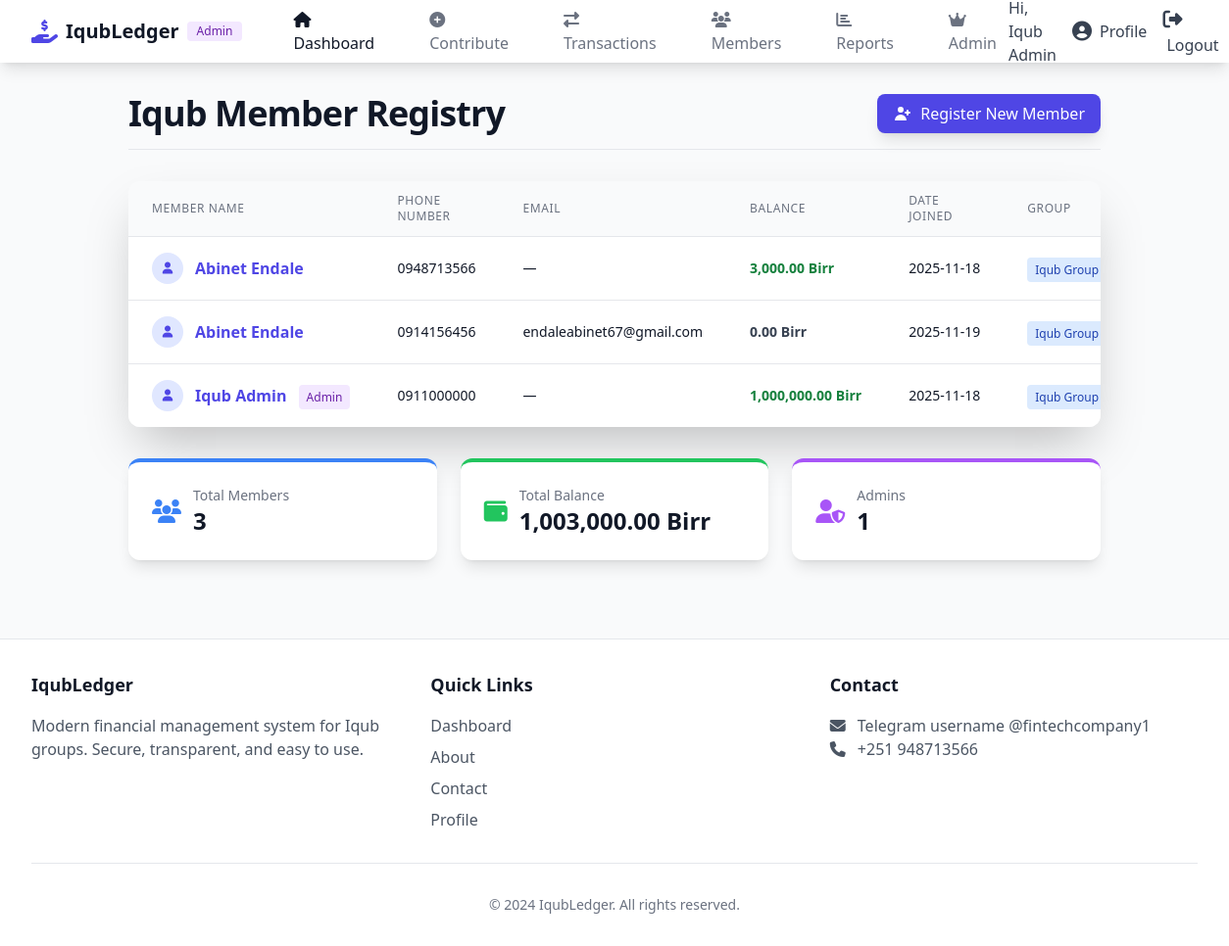
/members (signed in), run on the app's committed database.
### tables this page shows
CREATE TABLE users (
            id INTEGER PRIMARY KEY AUTOINCREMENT,
            name TEXT NOT NULL,
            phone TEXT UNIQUE NOT NULL,
            password TEXT NOT NULL,
            balance REAL DEFAULT 0,
            is_admin BOOLEAN DEFAULT 0,
            group_id INTEGER DEFAULT 1,
            created_at TIMESTAMP DEFAULT CURRENT_TIMESTAMP
        , email TEXT, reset_token TEXT, token_expiry REAL, totp_secret TEXT, twofa_enabled BOOLEAN DEFAULT 0);

CREATE TABLE groups (
            id INTEGER PRIMARY KEY AUTOINCREMENT,
            name TEXT NOT NULL UNIQUE,
            description TEXT,
            created_at TIMESTAMP DEFAULT CURRENT_TIMESTAMP
        );

### app.py (the view, shortened to what this page needs)
@app.route('/members')
@login_required
def members_list():
    conn = get_db()
    if session.get('is_admin'):
        members = conn.execute('''
            SELECT u.*, g.name as group_name
            FROM users u
            LEFT JOIN groups g ON u.group_id = g.id
            ORDER BY u.name
        ''').fetchall()
    conn.close()
    return render_template('members.html', members=members)

### app.py (called while the page is built)
def get_db():
    conn = sqlite3.connect(DB_PATH)
    conn.row_factory = sqlite3.Row
    return conn

def login_required(f):
    @wraps(f)
    def decorated_function(*args, **kwargs):
        if not session.get('user_id'):
            flash('Please login to access this page', 'error')
            return redirect('/login')
        return f(*args, **kwargs)
    return decorated_function

### templates/members.html (shortened to what this page needs)
{% extends "base.html" %}
{% block content %}
<div class="space-y-8">
    <header class="pb-4 border-b border-gray-200 flex justify-between items-center">
        <h1 class="text-4xl font-extrabold text-gray-900 tracking-tight">
            Iqub Member Registry
        </h1>
        {% if session.get('is_admin') %}
        <a href="{{ url_for('register') }}" class="bg-indigo-600 text-white px-4 py-2 rounded-lg hover:bg-indigo-700 shadow-lg flex items-center">
            <svg xmlns="http://www.w3.org/2000/svg" class="h-5 w-5 mr-2" viewBox="0 0 20 20" fill="currentColor">
                <path d="M8 9a3 3 0 100-6 3 3 0 000 6zM8 11a6 6 0 016 6H2a6 6 0 016-6zM16 7a1 1 0 10-2 0v1h-1a1 1 0 100 2h1v1a1 1 0 102 0v-1h1a1 1 0 100-2h-1V7z" />
            </svg>
            Register New Member
        </a>
        {% endif %}
    </header>
    <div class="bg-white shadow-2xl rounded-xl overflow-x-auto">
        {% if members %}
        <table class="min-w-full divide-y divide-gray-200">
            <thead class="bg-gray-50">
                <tr>
                    <th class="px-6 py-3 text-left text-xs font-medium text-gray-500 uppercase tracking-wider">Member Name</th>
                    <th class="px-6 py-3 text-left text-xs font-medium text-gray-500 uppercase tracking-wider">Phone Number</th>
                    <th class="px-6 py-3 text-left text-xs font-medium text-gray-500 uppercase tracking-wider">Email</th>
                    <th class="px-6 py-3 text-left text-xs font-medium text-gray-500 uppercase tracking-wider">Balance</th>
                    <th class="px-6 py-3 text-left text-xs font-medium text-gray-500 uppercase tracking-wider">Date Joined</th>
                    <th class="px-6 py-3 text-left text-xs font-medium text-gray-500 uppercase tracking-wider">Group</th>
                </tr>
            </thead>
            <tbody class="bg-white divide-y divide-gray-200">
                {% for member in members %}
                <tr class="hover:bg-gray-50 transition duration-150">
                    <td class="px-6 py-4 whitespace-nowrap">
                        <div class="flex items-center">
                            <div class="flex-shrink-0 h-8 w-8 bg-indigo-100 rounded-full flex items-center justify-center mr-3">
                                <i class="fas fa-user text-indigo-600 text-xs"></i>
                            </div>
                            <div>
                                <a href="{{ url_for('member_detail', member_id=member.id) }}" class="text-indigo-600 hover:text-indigo-800 font-bold">
                                    {{ member.name }}
                                </a>
                                {% if member.is_admin %}
                                <span class="ml-2 px-2 py-1 bg-purple-100 text-purple-800 text-xs font-medium rounded">
                                    Admin
                                </span>
                                {% endif %}
                            </div>
                        </div>
                    </td>
                    <td class="px-6 py-4 whitespace-nowrap text-sm text-gray-900">
                        {{ member.phone }}
                    </td>
                    <td class="px-6 py-4 whitespace-nowrap text-sm text-gray-900">
                        {{ member.email or '—' }}
                    </td>
                    <td class="px-6 py-4 whitespace-nowrap text-sm font-bold
                        {% if member.balance > 0 %}text-green-700{% else %}text-gray-700{% endif %}">
                        {{ "{:,.2f}".format(member.balance) }} Birr
                    </td>
                    <td class="px-6 py-4 whitespace-nowrap text-sm text-gray-900">
                        {{ member.date_joined[:10] if member.date_joined else member.created_at[:10] }}
                    </td>
                    <td class="px-6 py-4 whitespace-nowrap">
                        <span class="px-2 py-1 bg-blue-100 text-blue-800 text-xs font-medium rounded">
                            {{ member.group_name or 'Group ' + member.group_id|string }}
                        </span>
                    </td>
                </tr>
                {% endfor %}
            </tbody>
        </table>
        {% endif %}
    </div>
    <div class="grid grid-cols-1 md:grid-cols-3 gap-6 mt-8">
        <div class="bg-white p-6 rounded-xl shadow-lg border-t-4 border-blue-500">
            <div class="flex items-center">
                <i class="fas fa-users text-blue-500 text-2xl mr-3"></i>
                <div>
                    <p class="text-sm text-gray-500">Total Members</p>
                    <p class="text-2xl font-bold text-gray-900">{{ members|length }}</p>
                </div>
            </div>
        </div>
        <div class="bg-white p-6 rounded-xl shadow-lg border-t-4 border-green-500">
            <div class="flex items-center">
                <i class="fas fa-wallet text-green-500 text-2xl mr-3"></i>
                <div>
                    <p class="text-sm text-gray-500">Total Balance</p>
                    <p class="text-2xl font-bold text-gray-900">
                        {{ "{:,.2f}".format(members|sum(attribute='balance')) }} Birr
                    </p>
                </div>
            </div>
        </div>
        <div class="bg-white p-6 rounded-xl shadow-lg border-t-4 border-purple-500">
            <div class="flex items-center">
                <i class="fas fa-user-shield text-purple-500 text-2xl mr-3"></i>
                <div>
                    <p class="text-sm text-gray-500">Admins</p>
                    <p class="text-2xl font-bold text-gray-900">
                        {{ members|selectattr('is_admin')|list|length }}
                    </p>
                </div>
            </div>
        </div>
    </div>
</div>
{% endblock %}

### templates/base.html (shortened to what this page needs)
<!DOCTYPE html>
<html lang="en">
<head>
    <script src="https://cdn.tailwindcss.com"></script>
    <link rel="stylesheet" href="https://cdnjs.cloudflare.com/ajax/libs/font-awesome/6.4.0/css/all.min.css">
</head>
<body class="bg-gray-50 min-h-screen">
    {% if session.user_id %}
    <nav class="bg-white shadow-lg">
        <div class="max-w-7xl mx-auto px-4 sm:px-6 lg:px-8">
            <div class="flex justify-between h-16">
                <div class="flex items-center">
                    <a href="/dashboard" class="flex items-center space-x-2">
                        <i class="fas fa-hand-holding-usd text-indigo-600 text-2xl"></i>
                        <span class="text-xl font-bold text-gray-900">IqubLedger</span>
                        {% if session.is_admin %}
                        <span class="bg-purple-100 text-purple-800 text-xs font-medium px-2.5 py-0.5 rounded">
                            Admin
                        </span>
                        {% endif %}
                    </a>
                    <div class="hidden md:ml-10 md:flex md:space-x-8">
                        <a href="/dashboard" class="text-gray-900 hover:text-indigo-600 px-3 py-2 font-medium">
                            <i class="fas fa-home mr-1"></i> Dashboard
                        </a>
                        <a href="/contribute" class="text-gray-500 hover:text-gray-900 px-3 py-2 font-medium">
                            <i class="fas fa-plus-circle mr-1"></i> Contribute
                        </a>
                        <a href="/transactions" class="text-gray-500 hover:text-gray-900 px-3 py-2 font-medium">
                            <i class="fas fa-exchange-alt mr-1"></i> Transactions
                        </a>
                        <a href="/members" class="text-gray-500 hover:text-gray-900 px-3 py-2 font-medium">
                            <i class="fas fa-users mr-1"></i> Members
                        </a>
                        <a href="/financial_report" class="text-gray-500 hover:text-gray-900 px-3 py-2 font-medium">
                            <i class="fas fa-chart-bar mr-1"></i> Reports
                        </a>
                        {% if session.is_admin %}
                        <a href="/admin" class="text-gray-500 hover:text-gray-900 px-3 py-2 font-medium">
                            <i class="fas fa-crown mr-1"></i> Admin
                        </a>
                        {% endif %}
                    </div>
                </div>
                <div class="flex items-center space-x-4">
                    <div class="hidden md:block">
                        <span class="text-gray-700">Hi, {{ session.user_name }}</span>
                    </div>
                    <div class="relative">
                        <a href="/profile" class="flex items-center space-x-2 text-gray-700 hover:text-indigo-600">
                            <i class="fas fa-user-circle text-xl"></i>
                            <span class="hidden md:inline">Profile</span>
                        </a>
                    </div>
                    <a href="/logout" class="text-gray-700 hover:text-red-600">
                        <i class="fas fa-sign-out-alt text-xl"></i>
                        <span class="hidden md:inline ml-1">Logout</span>
                    </a>
                </div>
            </div>
        </div>
    </nav>
    {% endif %}
    <main class="container mx-auto px-4 py-8">
        {% block content %}{% endblock %}
    </main>
    <footer class="bg-white border-t mt-12">
        <div class="max-w-7xl mx-auto py-8 px-4 sm:px-6 lg:px-8">
            <div class="grid grid-cols-1 md:grid-cols-3 gap-8">
                <div>
                    <h3 class="text-lg font-semibold text-gray-900 mb-4">IqubLedger</h3>
                    <p class="text-gray-600">
                        Modern financial management system for Iqub groups.
                        Secure, transparent, and easy to use.
                    </p>
                </div>
                <div>
                    <h3 class="text-lg font-semibold text-gray-900 mb-4">Quick Links</h3>
                    <ul class="space-y-2">
                        <li><a href="/dashboard" class="text-gray-600 hover:text-indigo-600">Dashboard</a></li>
                        <li><a href="/about" class="text-gray-600 hover:text-indigo-600">About</a></li>
                        <li><a href="/contact" class="text-gray-600 hover:text-indigo-600">Contact</a></li>
                        {% if session.user_id %}
                        <li><a href="/profile" class="text-gray-600 hover:text-indigo-600">Profile</a></li>
                        {% endif %}
                    </ul>
                </div>
                <div>
                    <h3 class="text-lg font-semibold text-gray-900 mb-4">Contact</h3>
                    <p class="text-gray-600">
                        <i class="fas fa-envelope mr-2"></i> Telegram username @fintechcompany1<br>
                        <i class="fas fa-phone mr-2"></i> +251 948713566
                    </p>
                </div>
            </div>
            <div class="border-t mt-8 pt-8 text-center text-gray-500 text-sm">
                &copy; 2024 IqubLedger. All rights reserved.
            </div>
        </div>
    </footer>
</body>
</html>

### data on the page
users: user_name "Iqub Admin", name "Iqub Admin", is_admin "Admin", phone "0911000000", email "—", balance "1,000,000.00", created_at "2025-11-18", name "Iqub Group…"
users: name "Abinet Endale", phone "0948713566", email "—", balance "3,000.00", created_at "2025-11-18", name "Iqub Group…"
users: name "Abinet Endale", phone "0914156456", email "endaleabinet67@gmail.com", balance "0.00", created_at "2025-11-19", name "Iqub Group…"

### other printed values
{{ members|length }} "3"
{{ "{:,.2f}".format(members|sum(attribute='balance')) }} "1,003,000.00"
{{ members|selectattr('is_admin')|list|length }} "1"
